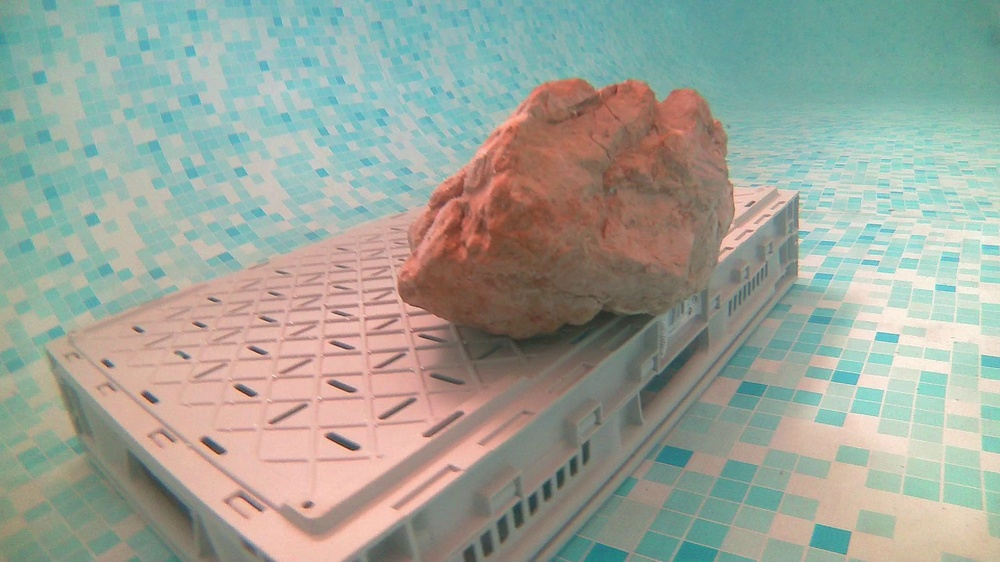
#> input picture SLAM/images_test/set_3_caillou/frame_0002_l.jpg, 1000 x 562 px, shrunk from 1920 x 1080 before the run, found by its file name
$ python cloud_akaze.py
#> lines starting #> are read from the running program, lines starting #| are printed output that depends on the picture
# Generate a 3D cloud of points

import preprocess
import numpy as np
import cv2 as cv
import pickle
import time
import argparse
import matplotlib.pyplot as plt


def generate_cloud(PATH_IMG_L : str, PATH_IMG_R : str, akaze_t : float = 0.0001, lowe : float = 0.8) :

#> called with akaze_t = 0.0001, lowe = 0.8
    img_l_brute = cv.imread(PATH_IMG_L)
#> img_l_brute is the input picture: shape (562, 1000, 3); mean B, G, R 152.8, 163.7, 156.7
    img_r_brute = cv.imread(PATH_IMG_R)
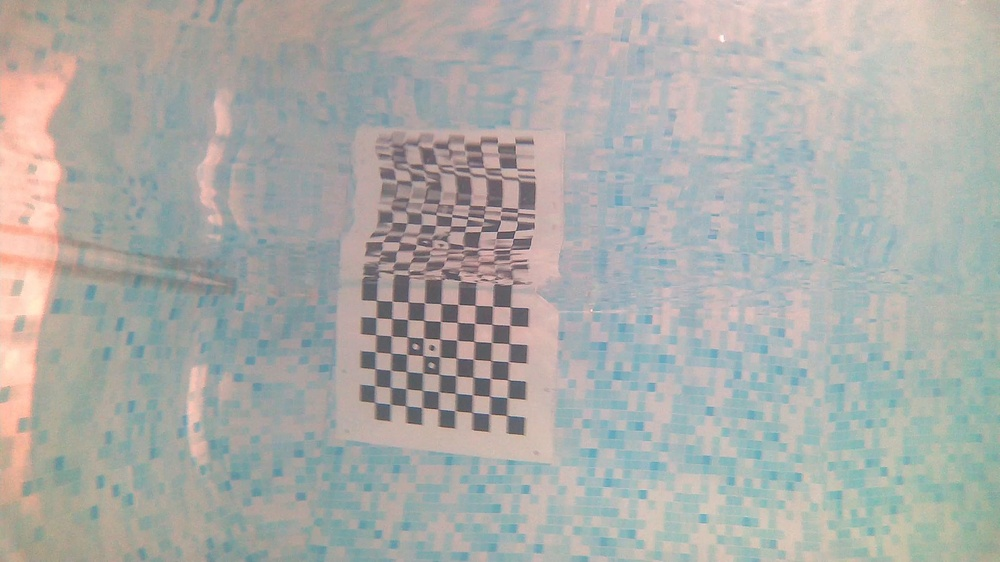
#> input picture SLAM/calibration/set_doublecam/frame_0002_r.jpg, 1000 x 562 px, shrunk from 1920 x 1080 before the run, found by its file name
#> img_r_brute is the input picture: shape (562, 1000, 3); mean B, G, R 168.7, 172.2, 171.9

    h, w = img_l_brute.shape[:2]
#> h = 562; w = 1000
    IMAGE_SIZE = (w, h)
#> IMAGE_SIZE = (1000, 562)

    print(IMAGE_SIZE)
#| (1000, 562)

    with open('SLAM/calibration/param/stereo_a_lenvers.pkl', 'rb') as f:
#> (reads SLAM/calibration/param/stereo_a_lenvers.pkl from the repository)
        params = pickle.load(f)

    # Preprocessing

    mapl_x, mapl_y = cv.initUndistortRectifyMap(params['mtx1'], params['dist1'], params['R1'], params['P1'], IMAGE_SIZE, cv.CV_32FC1)
    mapr_x, mapr_y = cv.initUndistortRectifyMap(params['mtx2'], params['dist2'], params['R2'], params['P2'], IMAGE_SIZE, cv.CV_32FC1)


    img_l_rect = cv.remap(img_l_brute, mapl_x, mapl_y, cv.INTER_LINEAR)
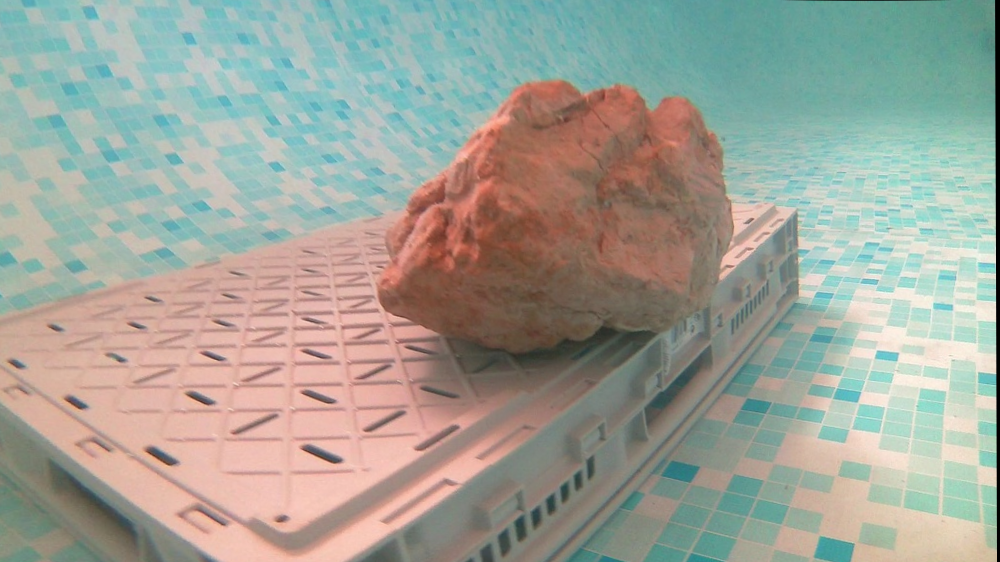
#> img_l_rect: shape (562, 1000, 3); mean B, G, R 152.5, 162.8, 159.7
    img_r_rect = cv.remap(img_r_brute, mapr_x, mapr_y, cv.INTER_LINEAR)

    img_l_clean = cv.cvtColor(img_l_rect, cv.COLOR_BGR2GRAY)
    img_r_clean = cv.cvtColor(img_r_rect, cv.COLOR_BGR2GRAY)
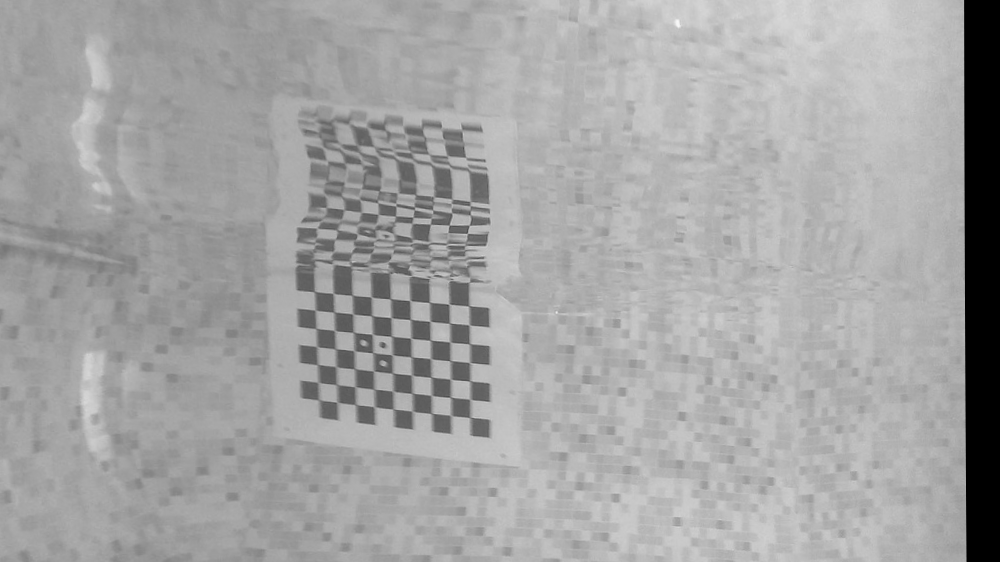
#> img_r_clean: shape (562, 1000); min 0, max 248, mean 163.8

    #img_l_clean= preprocess.cl_correction(img_l_rect)
    #img_r_clean = preprocess.cl_correction(img_r_rect)

    # Feature detection

    akaze = cv.AKAZE_create(threshold=akaze_t, diffusivity=cv.KAZE_DIFF_CHARBONNIER)
    kpts_l, desc_l = akaze.detectAndCompute(img_l_clean, None)
#> kpts_l = 2778 keypoints; strongest (x, y, size): (335, 460, 8.1), (152, 450, 8.1), (170, 462, 8.1), (332, 459, 11.4)
    kpts_r, desc_r = akaze.detectAndCompute(img_r_clean, None)
#> kpts_r = 2557 keypoints; strongest (x, y, size): (480, 428, 11.4), (481, 391, 11.4), (480, 316, 11.4), (481, 354, 11.4)


    start_time = time.time()

    bins_l = {}
    bins_r = {}
    BIN_SIZE = 30


    for i, kp in enumerate(kpts_l) :
        bin_nb = int(kp.pt[1]/BIN_SIZE)

        if bin_nb not in bins_l:
            bins_l[bin_nb] = [i]
        else:
            bins_l[bin_nb].append(i)
#> this loop made 2778 passes
#> (kp, bin_nb) on passes 1 to 3: (keypoint at (456.2, 30.7), size 4.8, 1), (keypoint at (475.1, 30.7), size 4.8, 1), (keypoint at (530.2, 31.4), size 4.8, 1)
#> after the loop, bins_l = 17 items

    for i, kp in enumerate (kpts_r):
        bin_nb = int(kp.pt[1]/BIN_SIZE)

        if bin_nb not in bins_r:
            bins_r[bin_nb] = [i]
        else:
            bins_r[bin_nb].append(i)
#> this loop made 2557 passes
#> (kp, bin_nb) on passes 1 to 3: (keypoint at (716.8, 29.2), size 4.8, 0), (keypoint at (591.9, 32.7), size 4.8, 1), (keypoint at (965.3, 35.7), size 4.8, 1)
#> after the loop, bins_r = 18 items

    # Les bins sont crées, on peut désormais fait le matching uniquement dans les 2 bins autour
    matcher = cv.BFMatcher(cv.NORM_HAMMING, crossCheck=False)

    pts_g_brut = []
    pts_d_brut = []
    kpts_g_brut = []
    kpts_d_brut = []
    index_g_brut = []

    for keys in bins_l.keys():
        current_keys = bins_l[keys]
        bins_to_research = [keys-1+i for i in range(3) if keys-1+i in bins_r]
        keys_to_research=[]
        for i in bins_to_research:
            keys_to_research += bins_r[i]

        if len(keys_to_research) < 2 or len(current_keys) == 0:
            continue

        knn_matches = matcher.knnMatch(desc_l[current_keys], desc_r[keys_to_research], k=2)


        for match_tuple in knn_matches:
            if len(match_tuple) == 2:
                m, n = match_tuple
                if m.distance < n.distance * lowe:

                    global_l_index = current_keys[m.queryIdx]
                    global_r_index = keys_to_research[m.trainIdx]

                    index_g_brut.append(global_l_index)

                    pts_g_brut.append(kpts_l[global_l_index].pt)
                    pts_d_brut.append(kpts_r[global_r_index].pt)
                    kpts_g_brut.append(kpts_l[global_l_index])
                    kpts_d_brut.append(kpts_r[global_r_index])
#> this loop made 17 passes
#> (bins_to_research, knn_matches) on passes 1 to 12: ([0, 1, 2], 25 matches), ([1, 2, 3], 99 matches), ([2, 3, 4], 135 matches), ([3, 4, 5], 128 matches), ([4, 5, 6], 162 matches), ([5, 6, 7], 215 matches), ([6, 7, 8], 239 matches), ([7, 8, 9], 244 matches), ([8, 9, 10], 217 matches), ([9, 10, 11], 228 matches), ([10, 11, 12], 285 matches), ([11, 12, 13], 210 matches)
#> after the loop, index_g_brut = 54 values, max 2732 at index 34, min 6 at index 0, mean 1487.2; kpts_d_brut = 54 keypoints; strongest (x, y, size): (308, 355, 11.4), (485, 397, 5.7), (485, 386, 5.7), (425, 182, 16.1); kpts_g_brut = 54 keypoints; strongest (x, y, size): (439, 196, 8.1), (807, 279, 11.4), (491, 133, 5.7), (505, 118, 5.7); pts_d_brut = 54 pairs, first value 36.48 to 961.9, second value 29.24 to 507.7; pts_g_brut = 54 pairs, first value 94.66 to 941.4, second value 36.17 to 530.9


    # Matching non optimal qui cherche toute l'image
    '''
    matcher = cv.BFMatcher(cv.NORM_HAMMING, crossCheck=False)
    knn_matches = matcher.knnMatch(desc_l, desc_r, k=2)

    print('match done')

    pts_g_brut = []
    pts_d_brut = []
    kpts_g_brut = []
    kpts_d_brut = []

    # Filtrage de Lowe

    for m, n in knn_matches:
        if m.distance < n.distance * lowe:
            pts_g_brut.append(kpts_l[m.queryIdx].pt)
            pts_d_brut.append(kpts_r[m.trainIdx].pt)
            kpts_g_brut.append(kpts_l[m.queryIdx])
            kpts_d_brut.append(kpts_r[m.trainIdx])

    '''

    end_time = time.time()
    duree = end_time - start_time
    print(f"Temps : {duree:.4f} secondes")
    print(f"Matchs trouvés : {len(pts_g_brut)}")
#| Matchs trouvés : 54

    pts_g_brut = np.float32(pts_g_brut)
    pts_d_brut = np.float32(pts_d_brut)


    inliers_g = []
    inliers_d = []
    pts_g = []
    pts_d = []
    index_g_clean = []

    # Filtrage selon la condition Y
    '''
    if len(pts_g_brut) > 10:
        good_mask = (np.abs(pts_g_brut[:, 1] - pts_d_brut[:, 1]) < 5.0) & \
                    (pts_g_brut[:, 0] - pts_d_brut[:, 0] > 0)  # disparité positive
    '''
    pts_g = pts_g_brut
#> pts_g has the same summary as pts_g_brut
    pts_d = pts_d_brut
#> pts_d has the same summary as pts_d_brut

    # Reconstruire index_g_clean et les keypoints pour visualisation
    index_g_brut_arr = np.array(index_g_brut)
#> index_g_brut_arr has the same summary as index_g_brut
    index_g_clean = index_g_brut_arr
#> index_g_clean has the same summary as index_g_brut

    kpts_g_brut_arr = np.array(kpts_g_brut, dtype=object)
    kpts_d_brut_arr = np.array(kpts_d_brut, dtype=object)
    inliers_g = kpts_g_brut_arr
    inliers_d = kpts_d_brut_arr

    pts_g = np.float32(pts_g)
    pts_d = np.float32(pts_d)

    print('--- Résultats AKAZE ---')
    print(f'# Keypoints Gauche:   \t {len(kpts_l)}')
#| # Keypoints Gauche:   	 2778
    print(f'# Keypoints Droite:   \t {len(kpts_r)}')
#| # Keypoints Droite:   	 2557
    print(f'# Matchs valides :\t {len(pts_g)}')
#| # Matchs valides :	 54


    # Triangulation

    if len(pts_g) > 10:
        points4D = cv.triangulatePoints(params['P1'], params['P2'], pts_g.T, pts_d.T)
        points3D = (points4D[:3, :] / points4D[3, :]).T
#> points3D = 54 rows, first 8: [0.0575, 0.0448, -0.102], [0.111, 0.0766, -0.183], [0.0353, 0.0537, -0.132], [-0.07, -0.0805, 0.215], [-0.0386, -0.041, 0.113], [0.0835, 0.0558, -0.151], [-0.0693, -0.104, 0.287], [-0.0439, -0.0443, 0.124]


    # Visualisation

    vis_g = cv.cvtColor(img_l_clean, cv.COLOR_BGR2RGB)
    vis_d = cv.cvtColor(img_r_clean, cv.COLOR_BGR2RGB)

    cv.drawKeypoints(vis_g, inliers_g, vis_g, color=(0, 255, 0), flags=cv.DRAW_MATCHES_FLAGS_DRAW_RICH_KEYPOINTS)
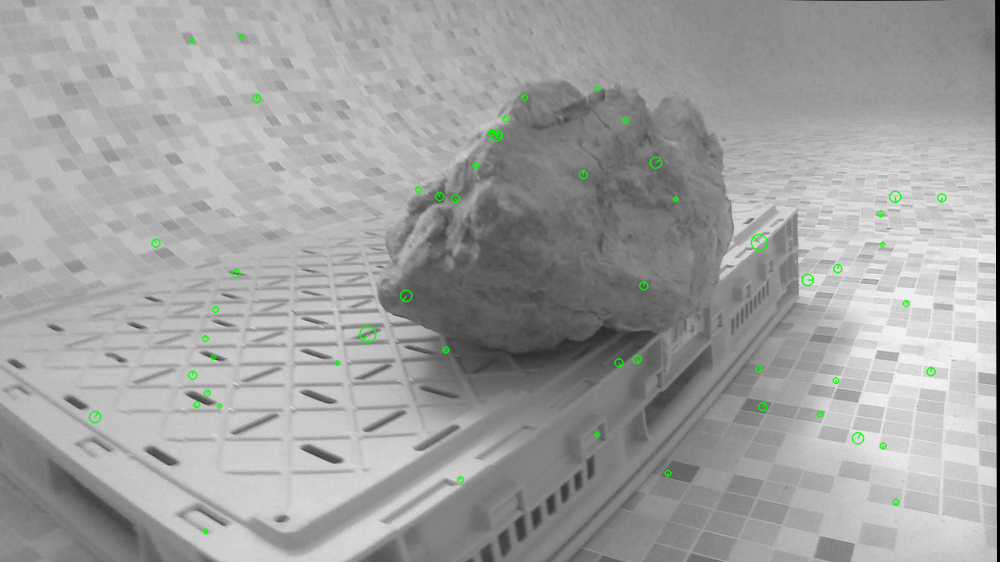
#> vis_g: shape (562, 1000, 3); mean R, G, B 160.2, 161, 160.2
    cv.drawKeypoints(vis_d, inliers_d, vis_d, color=(0, 255, 0), flags=cv.DRAW_MATCHES_FLAGS_DRAW_RICH_KEYPOINTS)
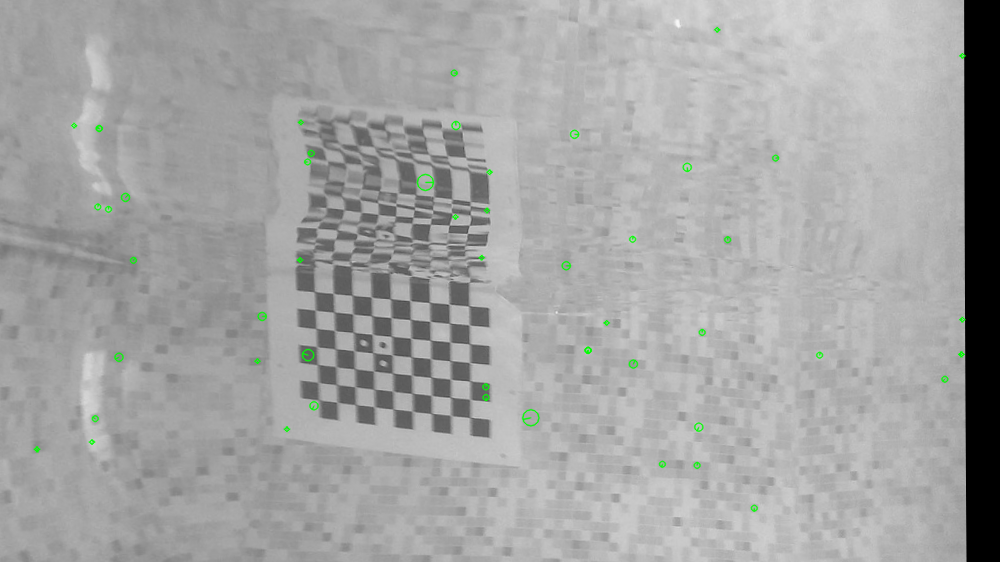
#> vis_d: shape (562, 1000, 3); mean R, G, B 163.4, 164, 163.4

    combined = cv.hconcat([vis_g, vis_d])
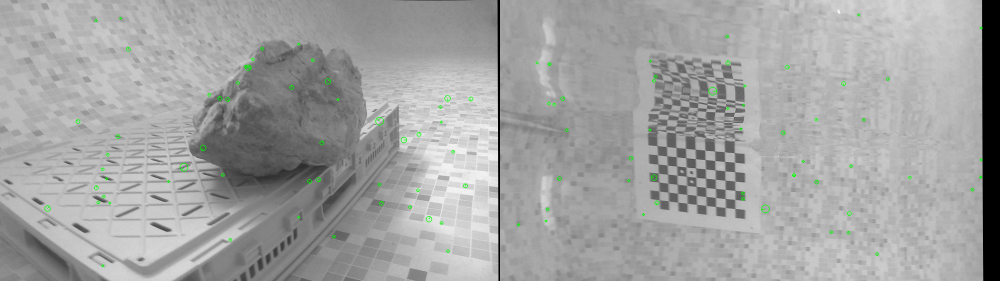
#> combined: shape (562, 2000, 3) (shown at 1/2 size); mean R, G, B 161.8, 162.5, 161.8

    plt.figure(figsize=(16, 8))
    plt.title(f"Points utilisés pour la 3D ({len(pts_g)} Inliers) sur {PATH_IMG_L} avec {akaze_t}")
    plt.imshow(combined)
    plt.axis('off')
    plt.tight_layout()
    plt.show()


    fig = plt.figure(figsize=(10, 8))
    ax = fig.add_subplot(111, projection='3d')


    # On filtre les points aberrants trop loin (ex: > 15 mètres)

    mask = (points3D[:, 2] > 0.05) & (points3D[:, 2] < 5.0)  # réduit à 5m (problème #2)
    p3d = points3D[mask]
#> p3d = 32 rows, first 8: [-0.07, -0.0805, 0.215], [-0.0386, -0.041, 0.113], [-0.0693, -0.104, 0.287], [-0.0439, -0.0443, 0.124], [-0.0423, -0.0433, 0.122], [-0.088, -0.0864, 0.253], [-0.108, -0.0979, 0.294], [-0.0293, -0.0329, 0.106]
    index_g_clean = np.array(index_g_clean)[mask]
#> index_g_clean = 32 values, max 2719 at index 15, min 120 at index 9, mean 1555.9
    pts_g_clean = pts_g[mask]
#> pts_g_clean = 32 pairs, first value 196.2 to 941.4, second value 97.21 to 501.6
    desc_l_clean = desc_l[index_g_clean]


    ax.scatter(p3d[:, 0], p3d[:, 2], -p3d[:, 1], s=1, c='r') # On inverse Y et Z pour l'affichage
    ax.set_xlabel('X (Largeur)')
    ax.set_ylabel('Z (Profondeur)')
    ax.set_zlabel('Y (Hauteur)')
    plt.title("Aperçu rapide du nuage de points")
    plt.show()
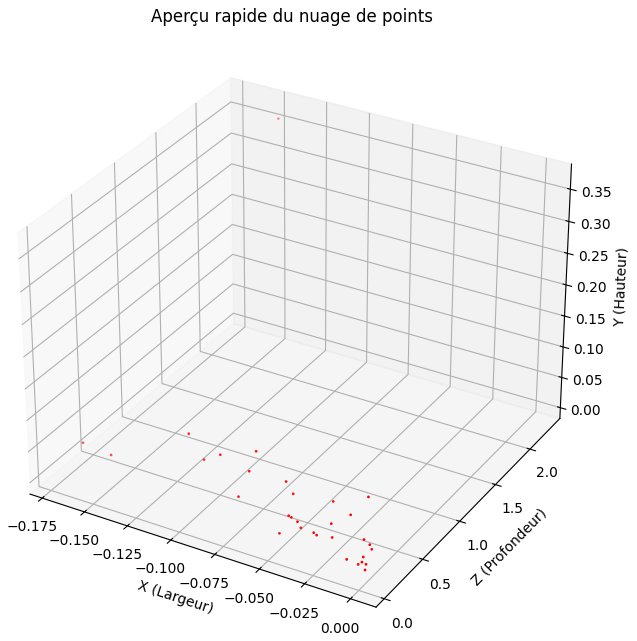
#> figure drawn by matplotlib, 1 panel


    return p3d, pts_g_clean, desc_l_clean
# La fonction renvoie le nuage 3d, la position X,Y sur l'image gauche des points matchés et leurs decripteurs

if __name__ == '__main__' :
    parser = argparse.ArgumentParser(description='Pipeline Stéréo 3D avec AKAZE.')
    parser.add_argument('--gauche', help='Chemin image gauche', default='SLAM/images_test/image_caillou/frame_0002_l.jpg')
    parser.add_argument('--droite', help='Chemin image droite', default='SLAM/images_test/image_caillou/frame_0002_r.jpg')
    parser.add_argument("--akaze", type=float, default=0.001, help="Seuil de détection AKAZE")
    parser.add_argument('--lowe', type=float, default=0.8, help='Ratio de Lowe')
    parser.add_argument('--ytol', type=float, default=10.0, help='Tolérance horizontale (pixels)')
    args = parser.parse_args()
    generate_cloud(args.gauche, args.droite)
